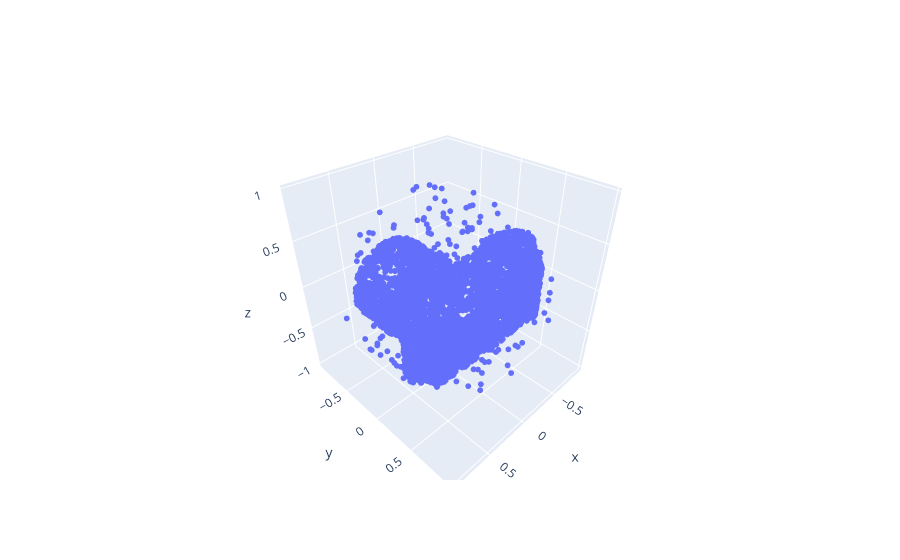

Source (notebook cell):
### Markdown cell above
Let's plot the samples:

### Code cell
samples = samples_dict['102505']['samples']
x, y, z = samples[:, 0], samples[:, 1], samples[:, 2]
fig = go.Figure(
    [  go.Scatter3d(
         x=x, 
         y=y,
         z=z, 
         mode='markers', marker=dict(size=2)
        )
    ]
)
fig.show()
print(f'x is in range [{np.amin(x):.3f}, {np.amax(x):.3f}]')
print(f'y is in range [{np.amin(y):.3f}, {np.amax(y):.3f}]')
print(f'z is in range [{np.amin(z):.3f}, {np.amax(z):.3f}]')

### Figure 1 — Plotly figure (JSON) as saved in the notebook; plotly's stock layout.template omitted (floating-point values rounded to 4 significant figures; data arrays with more than 128 entries replaced by an {"elided": "..."} marker saying what was removed)
{"data": [{"marker": {"size": 2}, "mode": "markers", "type": "scatter3d", "x": {"elided": "7133 float values"}, "y": {"elided": "7133 float values"}, "z": {"elided": "7133 float values"}}], "layout": {}}
